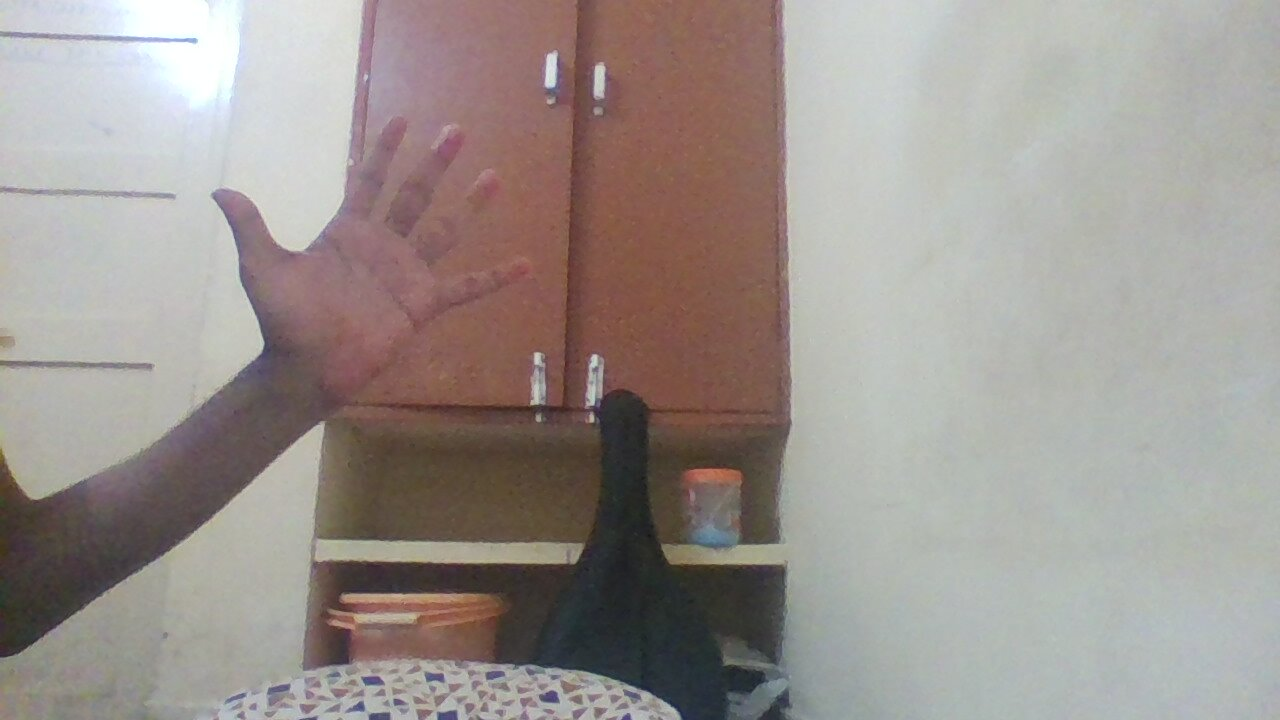
//> input picture hawkeye c++/fg/images/test1.jpg, 1280 x 720 px; the run also reads 1 picture not shown here
$ ./fg   (built with g++ and OpenCV 4)
//> lines starting //> are read from the running program, lines starting //| are printed output that depends on the picture; after the words box and inside, x2 and y2 are one past the last pixel; in counts of white or black regions, pixels touching at a corner belong together
#include "opencv2/core/core.hpp"
#include "opencv2/highgui/highgui.hpp"
#include "opencv2/opencv.hpp"

using namespace cv;
using namespace std;


int main(){
	Mat fg,edge, fg16,bg,stddev;
	fg = imread("images/test1.jpg",IMREAD_GRAYSCALE);
//> fg: 720 rows x 1280 cols, CV_8UC1; min 21, max 255, mean 150.3
	bg = imread("images/average.jpg",IMREAD_GRAYSCALE);
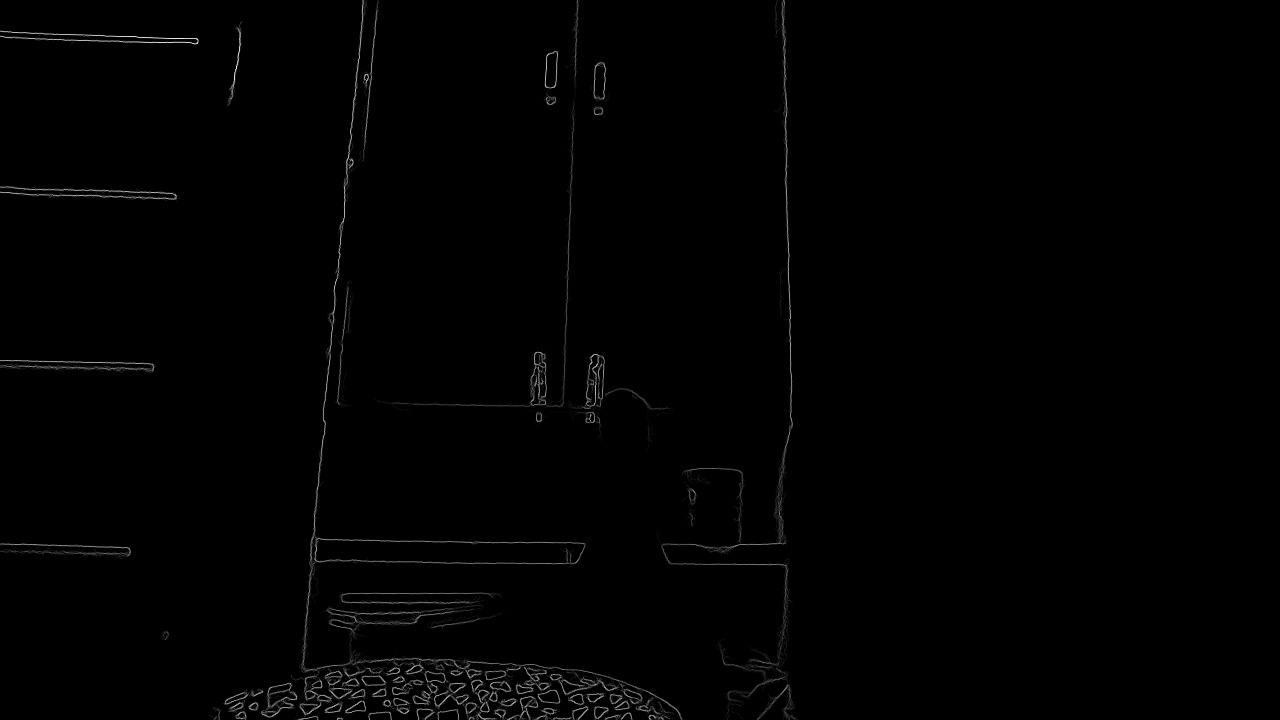
//> input picture hawkeye c++/fg/images/average.jpg, 1280 x 720 px
//> bg is the input picture: 720 rows x 1280 cols, CV_8UC1; min 0, max 242, mean 1.7
	stddev = imread("images/stddev.jpg",IMREAD_GRAYSCALE);
	const int width = 1280;
	const int height = 720;
	const int lowThreshold = 50;
	const int upThreshold = 150;
	const int kernel_size = 3;
	medianBlur(fg,fg,kernel_size);
	Canny(fg,edge,lowThreshold,upThreshold,kernel_size);
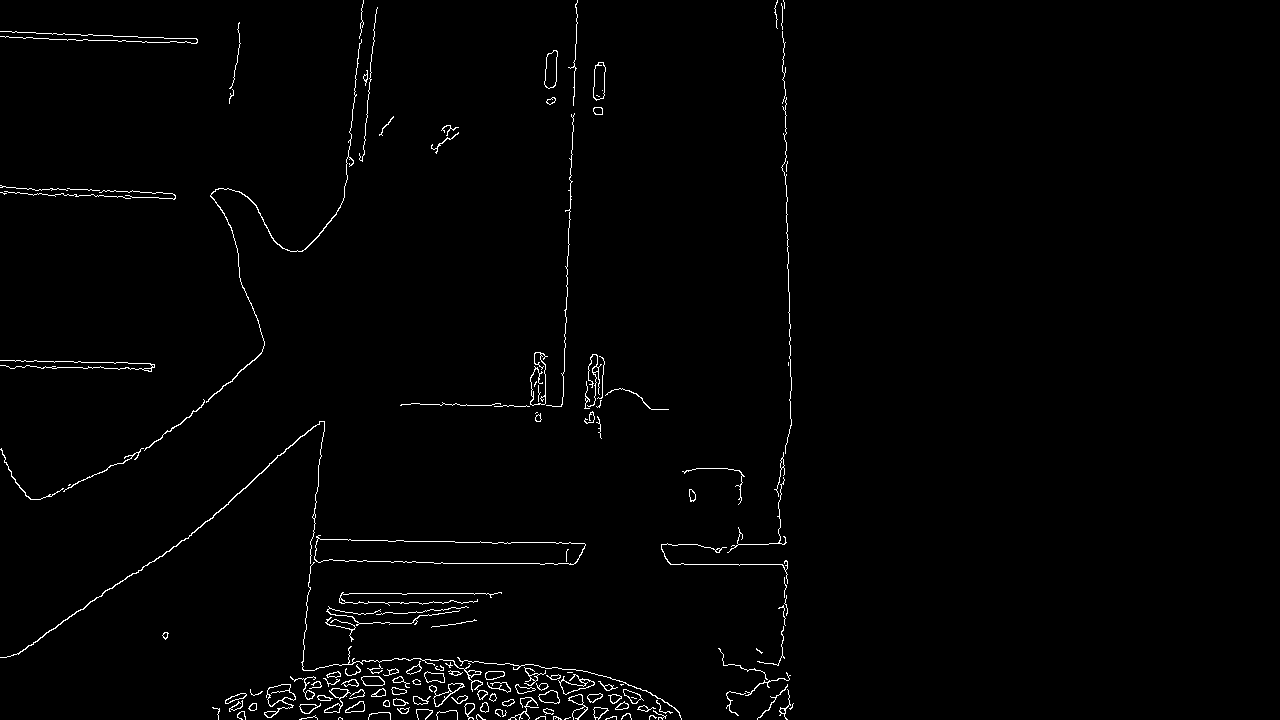
//> edge: 720 rows x 1280 cols, CV_8UC1; 1.3% white in thin lines or dots, all inside (x1, y1, x2, y2) = (0, 0, 794, 720)
	fg.copyTo(fg16,edge);
	imshow("fgcanny",fg16);
	waitKey(0);
	absdiff(fg16,bg,fg16);
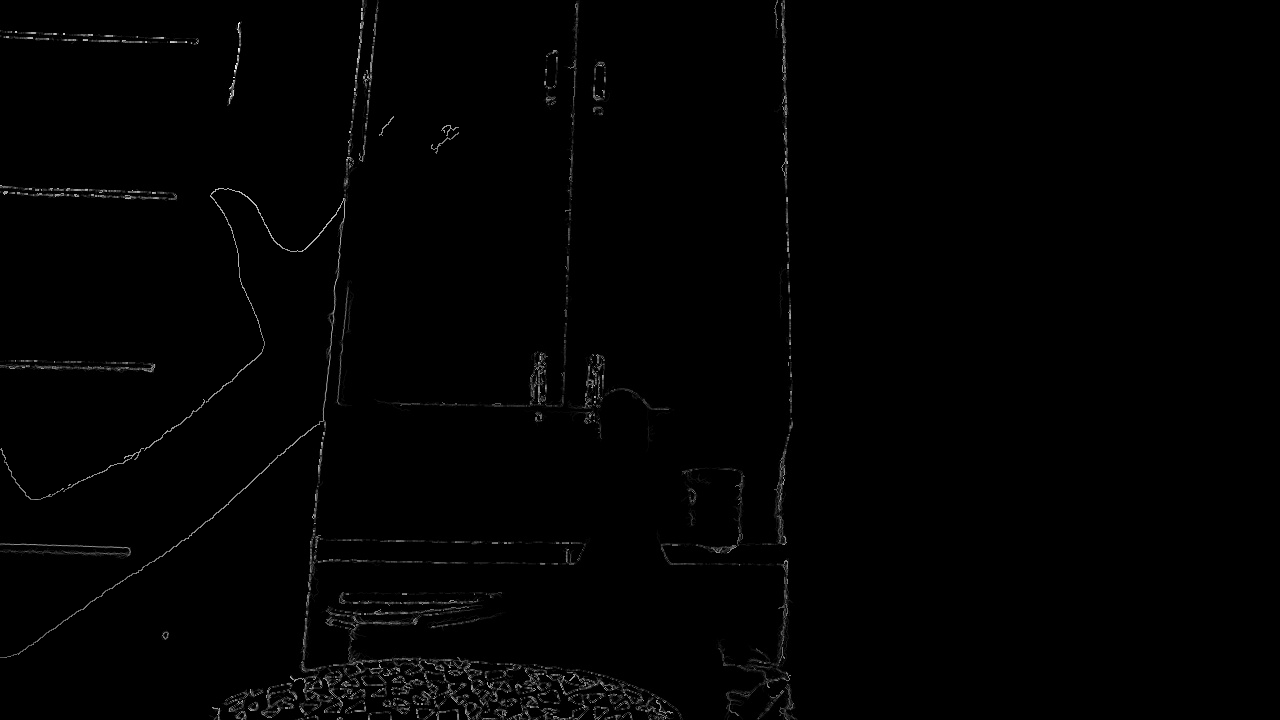
//> fg16: 720 rows x 1280 cols, CV_8UC1; min 0, max 252, mean 1.9
	imshow("absfg",fg16);
	imwrite("images/absfg.jpg",fg16);
	for (int i = 0; i < height; i++)
		for (int j = 0; j < width; j++)
			if (fg16.at<uchar>(i,j) < 2*stddev.at<uchar>(i,j))
				fg16.at<uchar>(i,j) = 0;
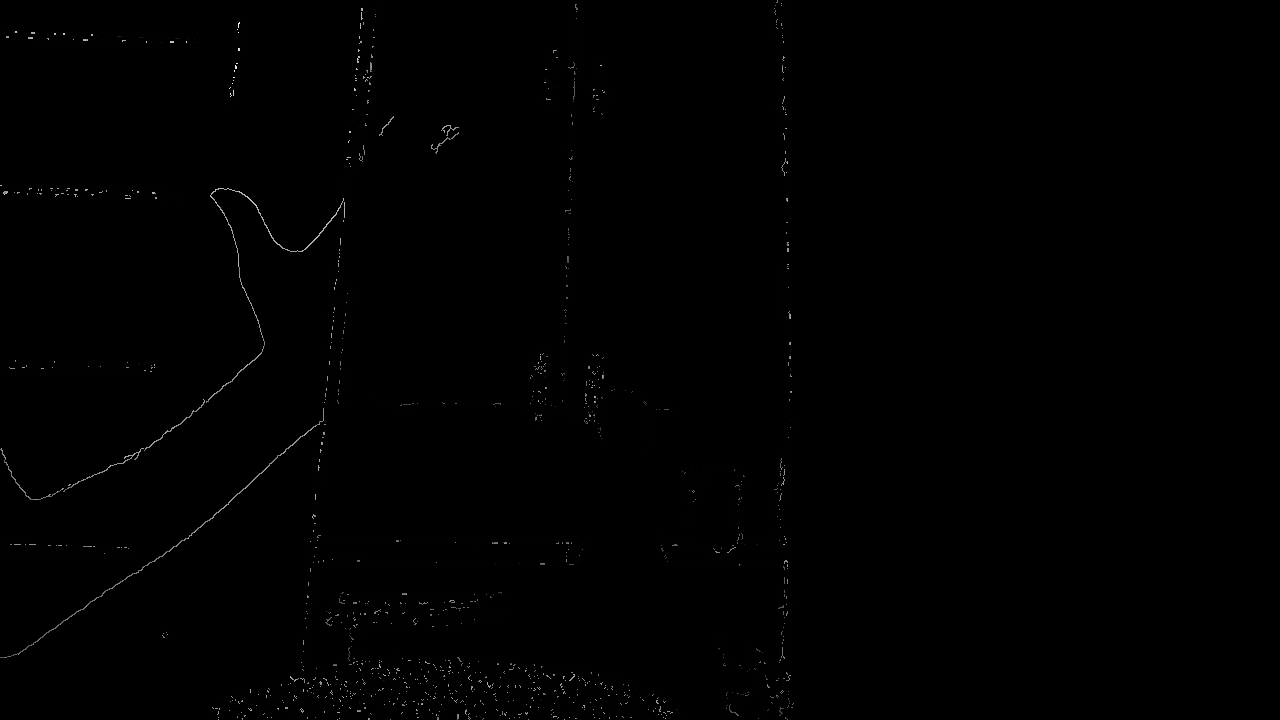
//> fg16: 720 rows x 1280 cols, CV_8UC1; 3.66% of pixels changed, all inside (x1, y1, x2, y2) = (0, 0, 800, 720)
	imshow("afterthres",fg16);
	imwrite("images/afterthres.jpg",fg16);
	waitKey(0);
}
